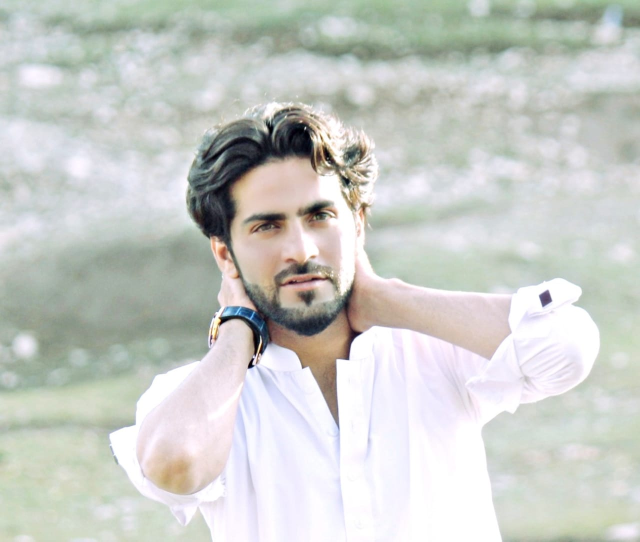
%> input picture saood1.jpeg, 1280 x 1083 px, given in place of saood1.jpg, which was not available (shown at 1/2 size)
$ octave dissolve.m   (GNU Octave 9; MATLAB toolbox functions it lacks are replaced by stand-ins)
%> lines starting %> are read from the running program, lines starting %| are printed output that depends on the picture; pictures that were not available may be replaced by others from this repository, and a replacement may not be noted
close all
iter = 10;
A = im2double(imread('saood1.jpg'));
B = im2double(imread('saood2.jpg'));
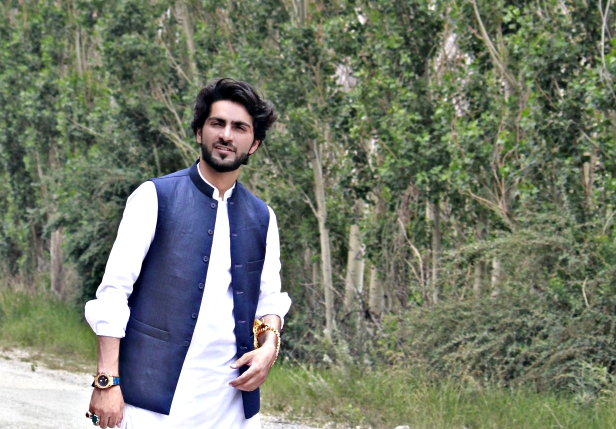
%> input picture saood2.jpeg, 1232 x 858 px, given in place of saood2.jpg, which was not available (shown at 1/2 size)
A = imresize(A, [512 512]);
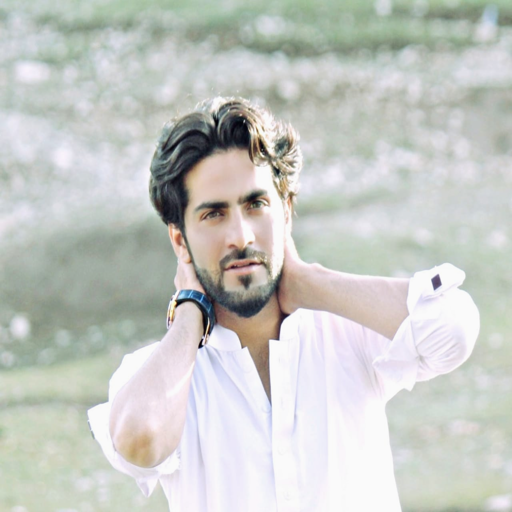
%> A: size 512x512x3 double; mean R, G, B 0.791, 0.801, 0.783; drawn with min black and max white
B = imresize(B,[512 512]);
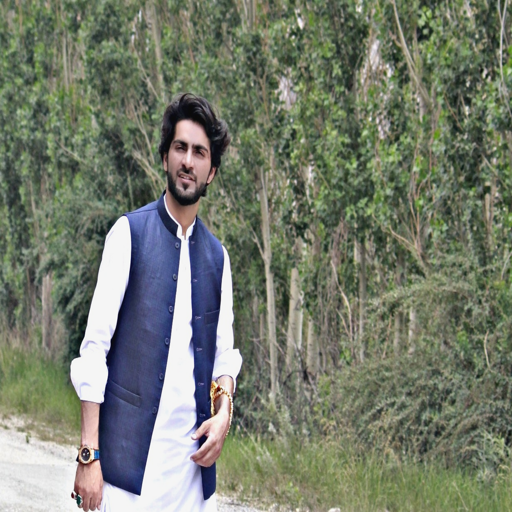
%> B: size 512x512x3 double; mean R, G, B 0.453, 0.481, 0.416; drawn with min black and max white
D = B - A;
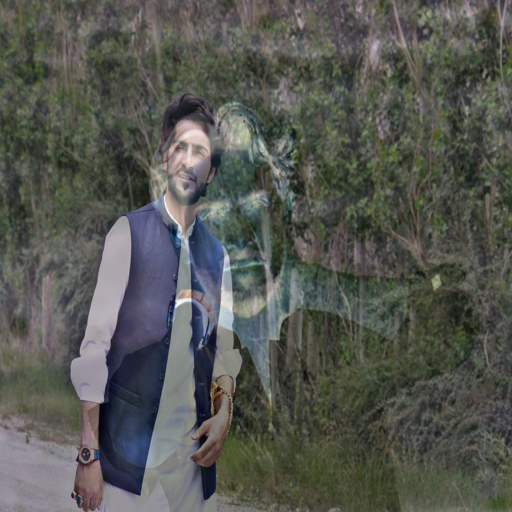
%> D: size 512x512x3 double; mean R, G, B -0.338, -0.321, -0.367; drawn with min black and max white
D = D./iter;

for i=1:iter
   A = A + D;
   imshow(A);
%    pause(0.1);
end
%> this loop made 10 passes
%> pass 2, `A = A + D;`:
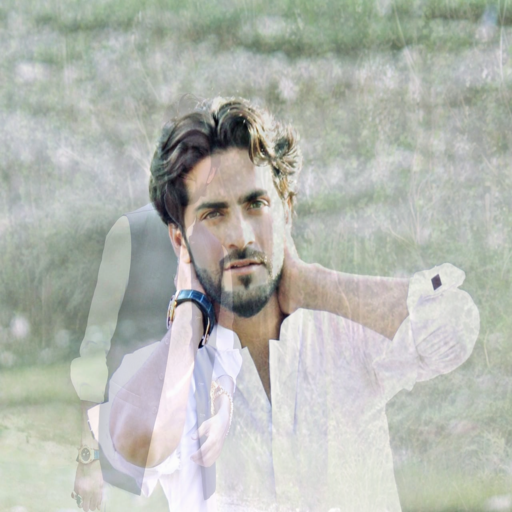
%> A: size 512x512x3 double; mean R, G, B 0.723, 0.737, 0.71; drawn with min black and max white
%> pass 3, `A = A + D;`:
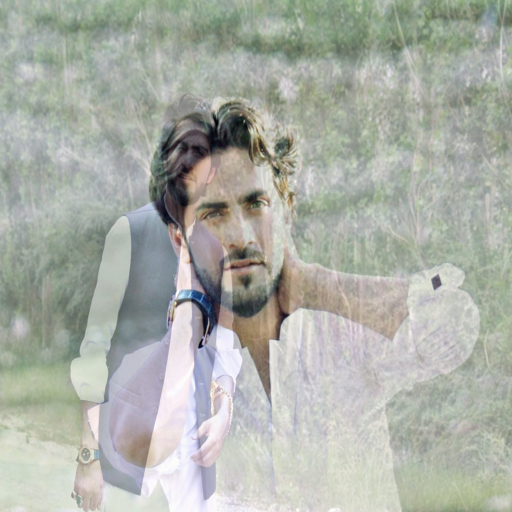
%> A: size 512x512x3 double; mean R, G, B 0.69, 0.705, 0.673; drawn with min black and max white
